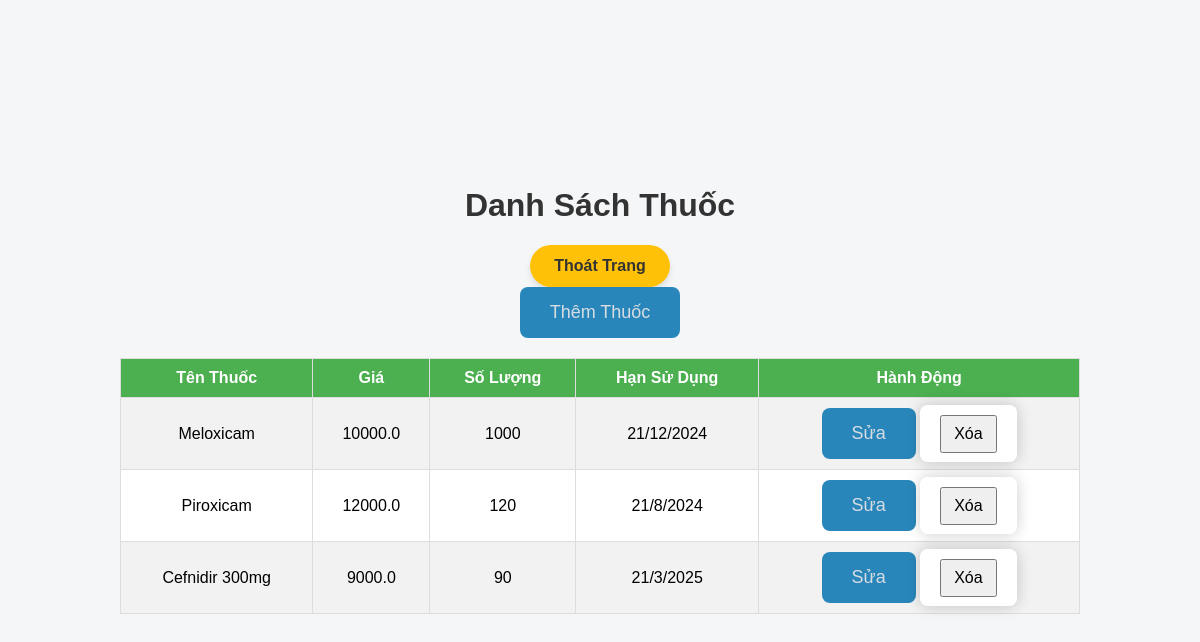
Page /medicines on the earlier database version.
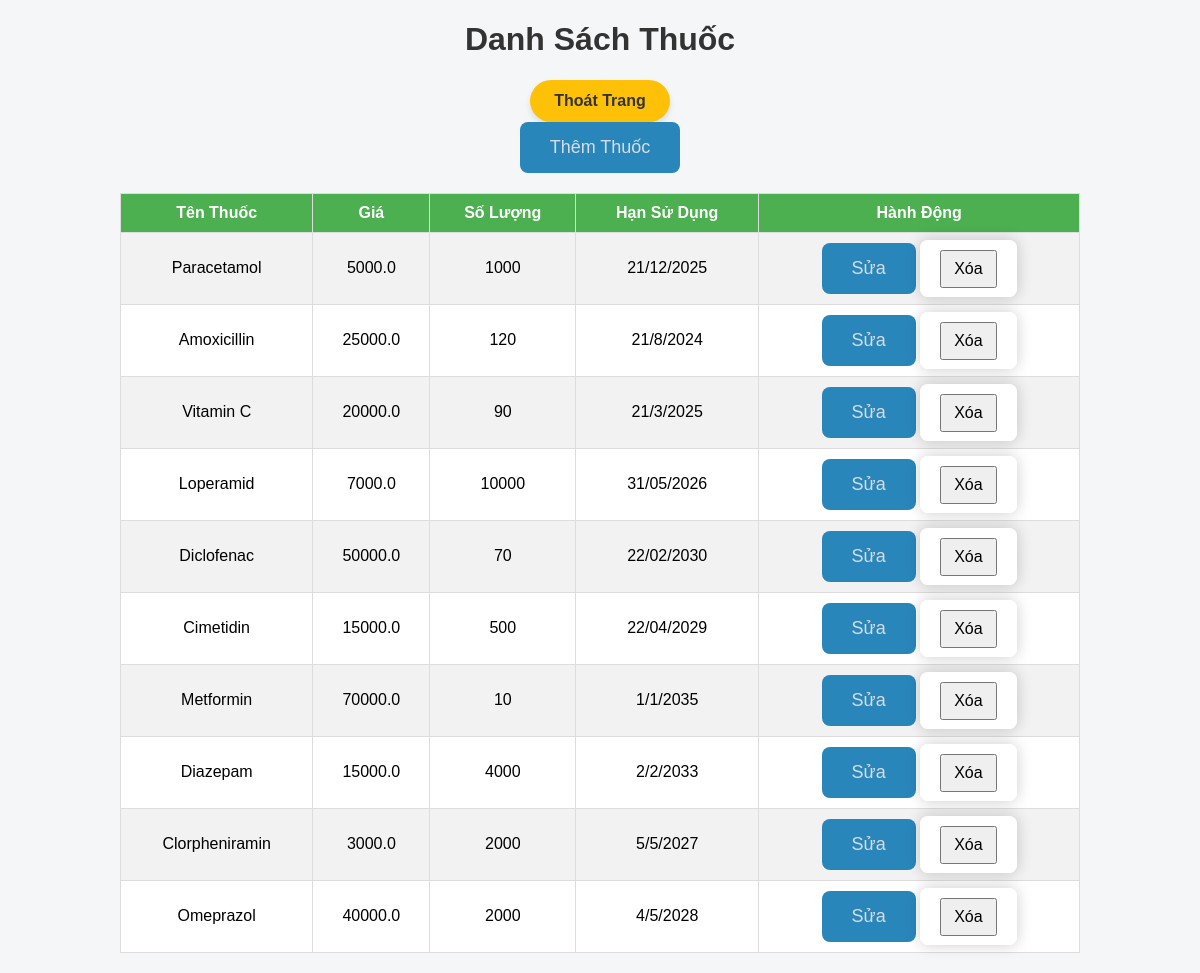
Same page on the later database version.
### models.py (models this page shows)
class Medicine(db.Model):
    __tablename__ = 'medicines'
    id = db.Column(db.Integer, primary_key=True)
    name = db.Column(db.String(100), nullable=False)  # Tên thuốc
    price = db.Column(db.Float, nullable=False)  # Giá thuốc
    quantity = db.Column(db.Integer, nullable=False)  # Số lượng tồn kho
    expiry_date = db.Column(db.String(50), nullable=True)  # Ngày hết hạn
    invoices = db.relationship('Invoice', back_populates='medicine')  # Quan hệ ngược với bảng hóa đơn

### app.py (the view)
@app.route('/medicines')
def list_medicines ():
    medicines = Medicine.query.all()
    return render_template('list_medicines.html', medicines=medicines)

### templates/list_medicines.html (shortened to what this page needs)
<!DOCTYPE html>
<html lang="en">
<head>
    <link rel="stylesheet" href="{{ url_for('static', filename='style.css') }}">
</head>
<body>
    <h1>Danh Sách Thuốc</h1>
    <a href="/" class="exit-button">Thoát Trang</a>
    <a href="{{ url_for('add_medicine') }}">Thêm Thuốc</a>
    <table border="1">
        <tr>
            <th>Tên Thuốc</th>
            <th>Giá</th>
            <th>Số Lượng</th>
            <th>Hạn Sử Dụng</th>
            <th>Hành Động</th>
        </tr>
        {% for medicine in medicines %}
        <tr>
            <td>{{ medicine.name }}</td>
            <td>{{ medicine.price }}</td>
            <td>{{ medicine.quantity }}</td>
            <td>{{ medicine.expiry_date }}</td>
            <td>
                <a href="{{ url_for('edit_medicine', id=medicine.id) }}">Sửa</a>
                <form action="{{ url_for('delete_medicine', id=medicine.id) }}" method="POST" style="display:inline;">
                    <button type="submit" onclick="return confirm('Bạn có chắc chắn muốn xóa thuốc này?');">Xóa</button>
                </form>
            </td>
        </tr>
        {% endfor %}
    </table>
</body>
</html>

### static/style.css (style rules this page uses)
body { font-family: Arial, sans-serif; background-color: #f4f6f8; margin: 0; padding: 0; display: flex; justify-content: center; align-items: center; flex-direction: column; min-height: 100vh; }
h1 { color: #333; }
a { text-decoration: none; color: #d6dce2; display: inline-block; padding: 15px 30px; font-size: 18px; background-color: #2986bb; border: none; border-radius: 8px; transition: background-color 0.3s ease; }
table { width: 80%; margin: 20px 0; border-collapse: collapse; background-color: #fff; }
table, th, td { border: 1px solid #ddd; padding: 10px; text-align: center; }
th { background-color: #4CAF50; color: white; }
tr:nth-child(even) { background-color: #f2f2f2; }
button, input[type="text"], input[type="submit"] { padding: 8px 12px; margin: 5px 0; font-size: 16px; }
.exit-button { display: inline-block; padding: 12px 24px; font-size: 16px; font-weight: bold; color: #333; background-color: #FFC107; border: none; border-radius: 50px; text-decoration: none; cursor: pointer; transition: background-color 0.3s ease, transform 0.2s ease; box-shadow: 0px 4px 6px rgba(0, 0, 0, 0.1); }
form { background-color: #ffffff; padding: 20px; border-radius: 8px; box-shadow: 0px 0px 15px rgba(0, 0, 0, 0.2); width: 80%; max-width: 500px; }

Differences in the rows shown:
changed Medicine: name "Meloxicam" → "Paracetamol"; price "10000.0" → "5000.0"; expiry_date "21/12/2024" → "21/12/2025"
changed Medicine: name "Piroxicam" → "Amoxicillin"; price "12000.0" → "25000.0"
changed Medicine: name "Cefnidir 300mg" → "Vitamin C"; price "9000.0" → "20000.0"
added Medicine: name "Loperamid", price "7000.0", quantity "10000", expiry_date "31/05/2026"
added Medicine: name "Diclofenac", price "50000.0", quantity "70", expiry_date "22/02/2030"
added Medicine: name "Cimetidin", price "15000.0", quantity "500", expiry_date "22/04/2029"
added Medicine: name "Metformin", price "70000.0", quantity "10", expiry_date "1/1/2035"
added Medicine: name "Diazepam", price "15000.0", quantity "4000", expiry_date "2/2/2033"
added Medicine: name "Clorpheniramin", price "3000.0", quantity "2000", expiry_date "5/5/2027"
added Medicine: name "Omeprazol", price "40000.0", quantity "2000", expiry_date "4/5/2028"
